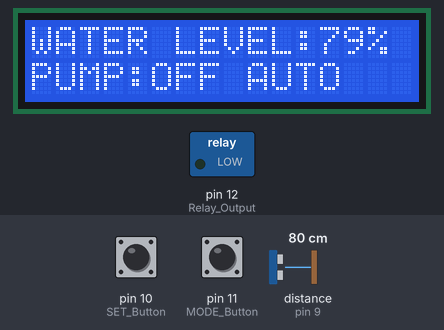
Simulated run of this sketch. Board: Arduino Uno, built with avr-gcc and run on an emulated ATmega328P. Shown: 16×2 character LCD, switched loads named in the sketch (green lamp = pin HIGH). Wiring (inferred from the names in the program): ultrasonic range finder: trigger pin 8; echo pin 9. The test bench sets the inputs (shaded band); at power-on: distance to the obstacle (sensor on pin 9) 80 cm, pin 11 (MODE_Button) HIGH, pin 10 (SET_Button) HIGH. The echo pulse lasts 58.3 µs per cm; EEPROM starts erased; pins used as bus, display or sensor lines are not drawn.

Above: at 1.2 s.
1.3 s: distance to the obstacle (sensor on pin 9) set to 264 cm
At 2.7 s:
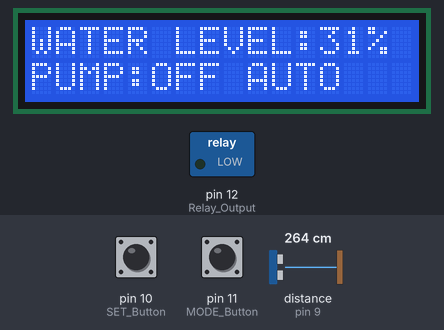
3.1 s: distance to the obstacle (sensor on pin 9) set to 274 cm
At 3.5 s:
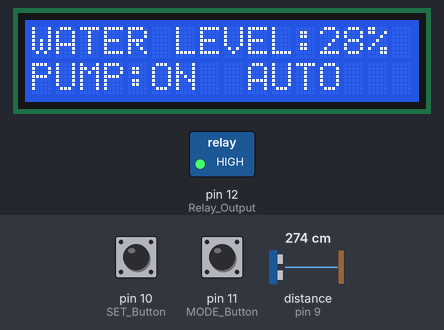
4.6 s: pin 11 (MODE_Button) pulled LOW for 0.2 s
At 5.1 s:
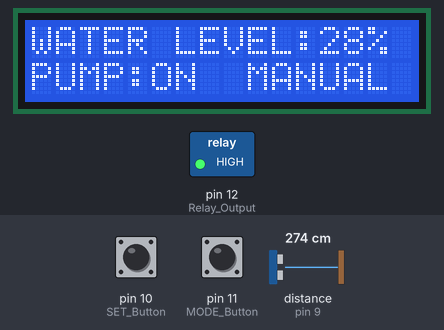
6.7 s: pin 10 (SET_Button) pulled LOW for 0.2 s
At 8.5 s:
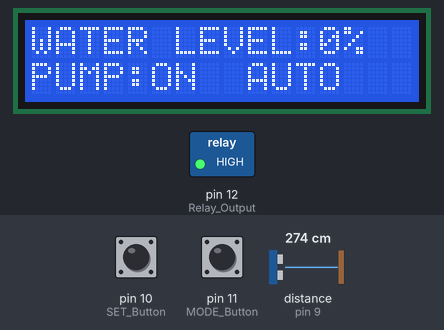
8.8 s: pin 11 (MODE_Button) pulled LOW for 1 s
At 9.3 s:
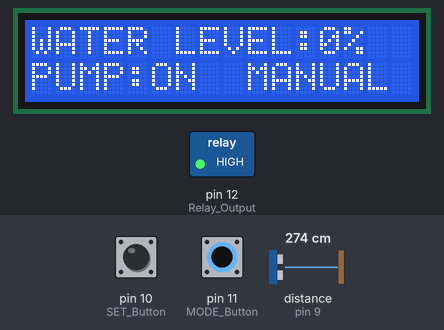
11.4 s: distance to the obstacle (sensor on pin 9) set to 18 cm
At 12.2 s:
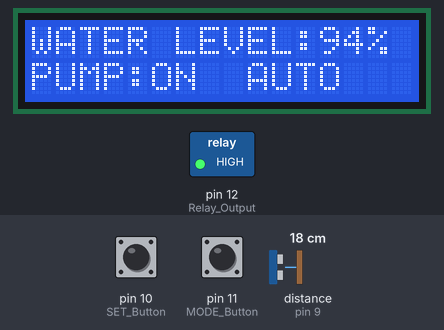
Timing chart, 0 to 13.9 s (numbered marks = the images above; inputs shaded):
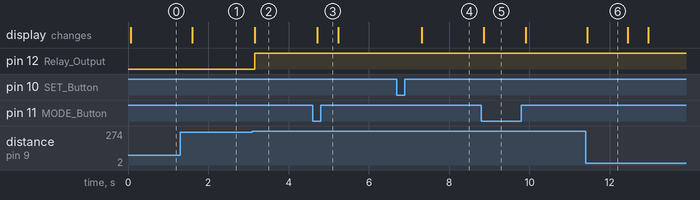

Measured:
- the behaviour switches between 269 and 270 cm on distance to the obstacle (sensor on pin 9) (found by bisection; images 1 and 2)
- after the input at 1.3 s, the display: changes after 0.31 s (image 1)
- after the input at 3.1 s, pin 12 (Relay_Output): LOW → HIGH after 0.06 s; the display: changes after 0.06 s (image 2)
- after the input at 4.6 s, the display: changes after 0.12 s (image 3)
- after the input at 6.7 s, the display: changes after 0.61 s (image 4)
- after the input at 8.8 s, the display: changes after 0.07 s (image 5)
- after the input at 11.4 s, the display: changes after 0.05 s (image 6)

The sketch:

code.ino
```cpp
#include <EEPROM.h>
#include <LiquidCrystal.h>

LiquidCrystal lcd(2, 3, 4, 5, 6, 7);  // RS, E, D4, D5, D6, D7

long duration, inches;
int set_val, percentage;
bool state, pump;

void setup() {
  lcd.begin(16, 2);
  lcd.print("WATER LEVEL:");
  lcd.setCursor(0, 1);
  lcd.print("PUMP:OFF MANUAL");

  pinMode(8, OUTPUT);      // Trig
  pinMode(9, INPUT);       // Echo
  pinMode(10, INPUT_PULLUP); // SET Button
  pinMode(11, INPUT_PULLUP); // MODE Button
  pinMode(12, OUTPUT);     // Relay Output

  set_val = EEPROM.read(0);   // Read max depth
  if (set_val > 150) set_val = 150;
}

void loop() {
  digitalWrite(8, LOW);
  delayMicroseconds(2);
  digitalWrite(8, HIGH);
  delayMicroseconds(10);
  digitalWrite(8, LOW);
  duration = pulseIn(9, HIGH);
  inches = microsecondsToInches(duration);

  percentage = (set_val - inches) * 100 / set_val;
  lcd.setCursor(12, 0);
  if (percentage < 0) percentage = 0;
  lcd.print(percentage);
  lcd.print("% ");

  // Pump ON logic
  if (percentage < 30 && digitalRead(11)) pump = 1;
  if (percentage > 99) pump = 0;
  digitalWrite(12, pump);

  // Display Pump State
  lcd.setCursor(5, 1);
  if (pump == 1) lcd.print("ON ");
  else lcd.print("OFF");

  // Mode display
  lcd.setCursor(9, 1);
  if (!digitalRead(11)) lcd.print("MANUAL");
  else lcd.print("AUTO  ");

  // Set level button logic
  if (!digitalRead(10) && !state && digitalRead(11)) {
    state = 1;
    set_val = inches;
    EEPROM.write(0, set_val);
  }

  // Manual pump toggle button
  if (!digitalRead(10) && !state && !digitalRead(11)) {
    state = 1;
    pump = !pump;
  }

  if (digitalRead(10)) state = 0;

  delay(500);
}

long microsecondsToInches(long microseconds) {
  return microseconds / 74 / 2;
}
```
